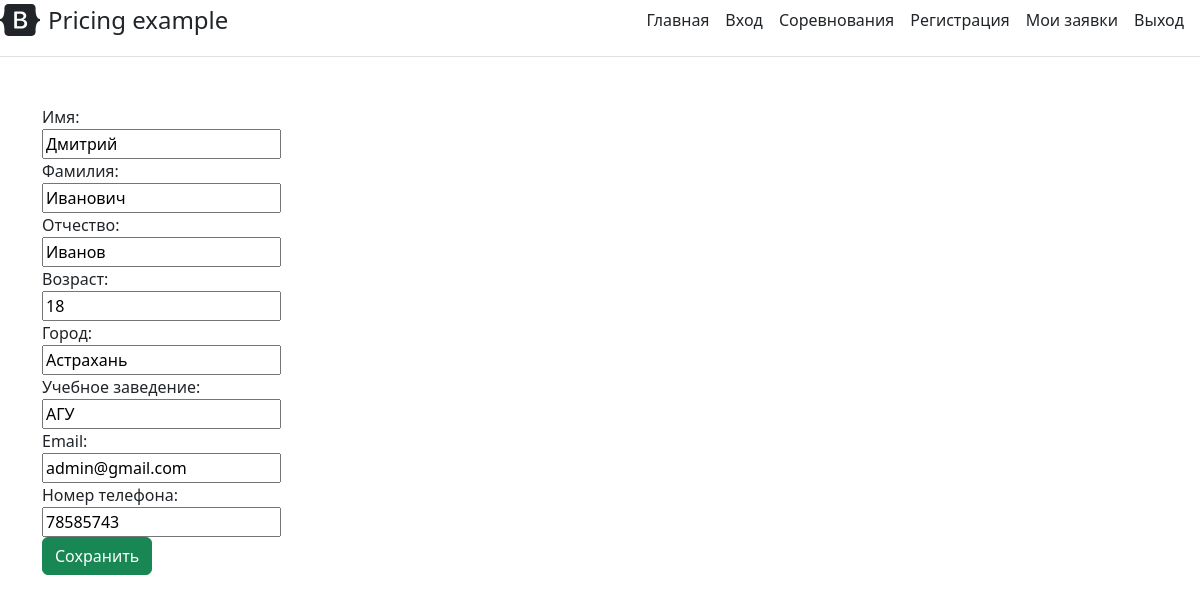
Page /private_office (signed in) on the committed database.
### user_data.py (models this page shows, shortened)
class Profiles(db.Model):
    id = db.Column(db.Integer, primary_key=True)
    name = db.Column(db.String(50), nullable=True)
    surname = db.Column(db.String(50), nullable=True)
    patronymic = db.Column(db.String(50), nullable=True)
    old = db.Column(db.Integer)
    city = db.Column(db.String(100))
    educational_institution = db.Column(db.String(100))
    phone_number = db.Column(db.String(100))
    user_id = db.Column(db.Integer, db.ForeignKey('users.id'))
    user = db.relationship('Users', backref=db.backref('profile', uselist=False))

class Users(db.Model, UserMixin):
    id = db.Column(db.Integer, primary_key=True)
    email = db.Column(db.String(50), unique=True)
    psw = db.Column(db.String(500), nullable=True)
    access_level = db.Column(db.Integer, default=1)
    date = db.Column(db.DateTime, default=datetime.utcnow)
    is_active = db.Column(db.Boolean, default=True)
    pr = db.relationship('Profiles', backref='users', uselist=False)

### app.py (the view, shortened to what this page needs)
@app.route('/private_office', methods=['GET', 'POST'])
@login_required
def private_office():
    user = current_user
    profile = user.profile
    sent_application = Sent_applications.query.all()
    profile = Profiles.query.filter_by(user_id=current_user.id).first()
    return render_template("private_office.html",user=user,profile=profile, sent_application=sent_application)

### app.py (called while the page is built)
@login_manager.user_loader
def load_user(user_id):
    return Users.query.get(int(user_id))

### templates/private_office.html (shortened to what this page needs)
{% extends 'base.html' %}
{% block body %}
<div class="container mt-5 d-flex flex-row">
  <div class="form-container">
    <form method="POST" action="/private_office">
      <label>Имя:</label>
      <input type="text" name="name" value="{{ profile.name }}" class="form-input">
      <label>Фамилия:</label>
      <input type="text" name="surname" value="{{ profile.surname }}" class="form-input">
      <label>Отчество:</label>
      <input type="text" name="patronymic" value="{{ profile.patronymic }}" class="form-input">
      <label>Возраст:</label>
      <input type="text" name="old" value="{{ profile.old }}" class="form-input">
      <label>Город:</label>
      <input type="text" name="city" value="{{ profile.city }}" class="form-input">
      <label>Учебное заведение:</label>
      <input type="text" name="educational_institution" value="{{ profile.educational_institution }}" class="form-input">
      <label>Email:</label>
      <input type="text" name="email" value="{{ user.email }}" class="form-input">
      <label>Номер телефона:</label>
      <input type="text" name="phone_number" value="{{ profile.phone_number }}" class="form-input">
      <button type="submit" class='btn btn-success'>Сохранить</button>
    </form>
  </div>
</div>
{% endblock %}

### templates/private_office.html (style rules this page uses)
.form-input { display: block; }

### rows in the picture
Profiles: name "Дмитрий", surname "Иванович", patronymic "Иванов", old "18", city "Астрахань", educational_institution "АГУ", phone_number "78585743"
Users: email "admin@gmail.com"
